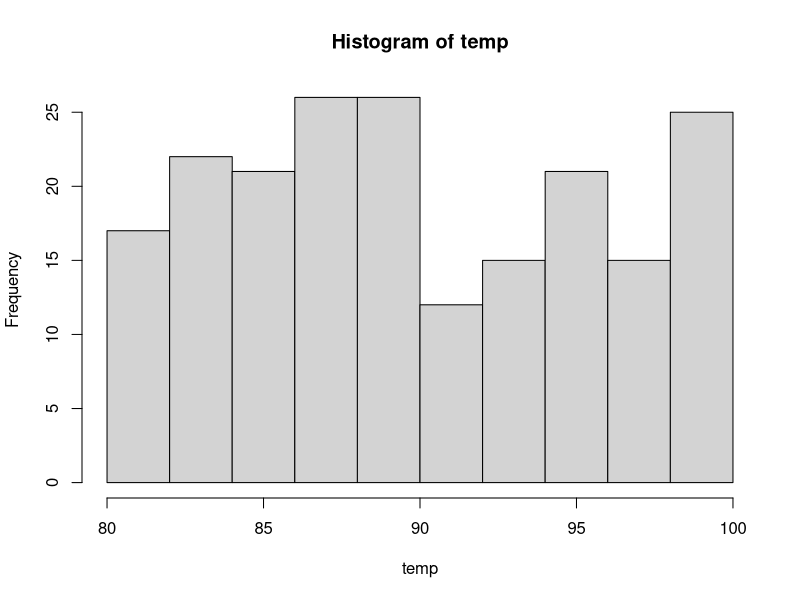
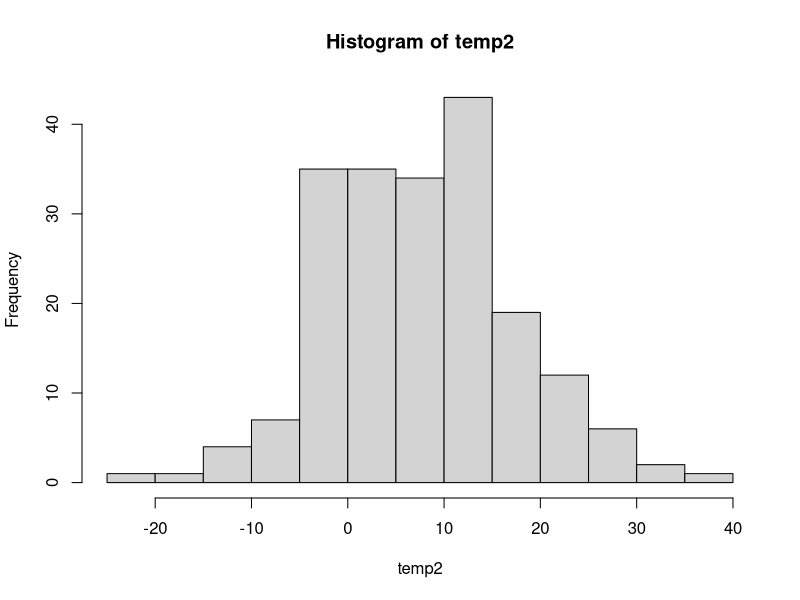

Write the R code that produced these figures, in order.
## ---- chunk 1
require(knitr) 
require(kableExtra)
if(!require(data.table)){install.packag
  es("data.table"); require(data.table)}

#Criando conjunto de dados

#OperacoesR <- data.table(Operador = c( "+", "-", "*", "/", "^", "abs", "exp", "log", "sqrt", "rnorm"),
#                        Descricao = c( "Adicao", "Subtracao", "Multiplicacao", "Divisao", "Exponenciacao", "Valor Absoluto", #"log logaritmo (default \'e log natural)", "Raiz quadrada", "sorteia 100.000 valores de uma Normal"),
#                        Exemplos = c( "5+4", "5-4", "5*4", "5/4", "5^4", "abs(-5)", "exp(5)", "log(exp(5)", "sqrt(64)", #"rnorm(100000)"))
Tabela <- data.table(Operador = c("+", "-","*","/", "^", "abs", "exp", "log", "sqrt", "rnorm" ),
                     Descricao = c("Adicao", "Subtracao", "Multiplicacao", "Divisao", "Exponenciacao", "Valor Absoluto", "log logaritmo (default \'e log natural)", "Raiz quadrada", "sorteia 100.000 valores de uma Normal"),
                     Exemplos = c("5+4", "5-4", "5*4", "5/4", "5^4", "abs(-5)", "exp(5)", "log(exp(5)", "sqrt(64)", "rnorm(100000)"))
                    
kable(Tabela, booktabs = T)

## ---- chunk 2
 2+2  
 2*2  
 2/2  
 2-2  
 2^2  
## ---- chunk 3
 ((4+16)/4)^2  

## ---- chunk 4
 aves<-c(22,28,37,34,13,24,39,5,33,32)  
## ---- chunk 5
 length(aves)  
## ---- chunk 6
 letras<-c("a","b","c","da","edw")  
7  
 letras  
 
 palavras<-c("Manaus","Boa Vista","Belém","Brasília") 
 
 palavras    
 
## ---- chunk 7
max(aves) #valor máximo contido no objeto aves
min(aves) #valor mínimo
sum(aves) #Soma dos valores de aves
aves^2 #…
aves/10
## ---- chunk 8
n.aves<-length(aves)             # número de observações (n)
media.aves<-sum(aves)/n.aves                        #média
## ---- chunk 9
n.aves # para ver o número de observações (n)
media.aves # para ver a média
## ---- chunk 10
mean(aves)
## ---- chunk 11
aves[5] # Qual o quinto valor de aves?
palavras[3] # Qual a terceira palavra?
## ---- chunk 12
aves[c(5,8,10)] # acessa o quinto, oitavo e décimo valores
## ---- chunk 13
aves[-1] # note que o valor 22, o primeiro do objeto aves, foi excluído

## ---- chunk 14
aves[1]<-100 # O primeiro valor de aves deve ser 100
aves
aves[1]<-22 # Vamos voltar ao valor antigo
## ---- chunk 15
1:10 # O comando : é usado para especificar seqüências.
5:16 # Aqui a seqüência vai de 5 a 16
## ---- chunk 16
seq(1,10,2) #seq é a função para gerar seqüências, o default é em intervalos de 1.
## ---- chunk 17
seq(1,100,5) #seqüência de 1 a 100 em intervalos de 5
seq(0.01,1,0.02)
## ---- chunk 18
rep(5,10) # repete o valor 5 dez vezes
## ---- chunk 19
rep(2,5)
rep("a",5) # repete a letra "a" 5 vezes
rep(1:4,2) # repete a seqüência de 1 a 4 duas vezes
rep(1:4,each=2) # note a diferença ao usar o comando each=2
rep(c("A","B"),5) # repete A e B cinco vezes.
rep(c("A","B"),each=5) # repete A e B cinco vezes.
rep(c("Três","Dois","Sete","Quatro"),c(3,2,7,4)) # Veja que neste
## ---- chunk 20
runif(200,80,100) # gera 200 valores que vão de um mínimo de 80 até um máximo de 100
temp<-runif(200,80,100)
hist(temp) # Faz um histograma de freqüências dos valores
## ---- chunk 21
rnorm(200,0,1) # 200 valores com média 0 e desvio padrão 1
temp2<-rnorm(200,8,10) # 200 valores com média 8 e desvio padrão 10
hist(temp2) # Faz um histograma de frequências dos valores
## ---- chunk 22
sample(1:10,5) # tira 5 amostras com valores entre 1 e 10
## ---- chunk 23

sample(1:10,15,replace=TRUE) # agora sim!
## ---- chunk 24
moeda<-c("CARA","COROA") # primeiro criamos a moeda
## ---- chunk 25
sample(moeda,10,replace=TRUE) # agora sim
